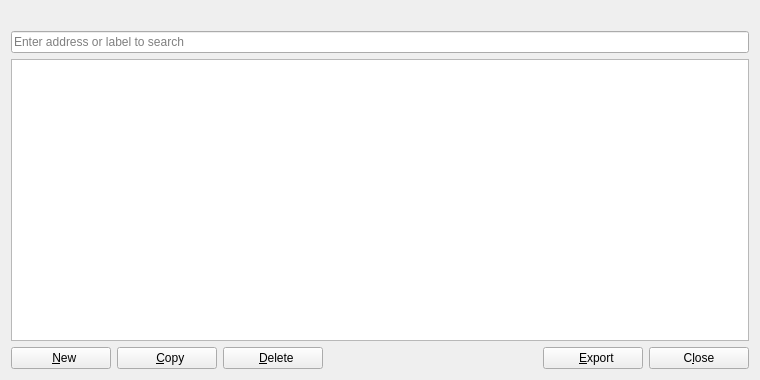
<?xml version="1.0" encoding="UTF-8"?>
<ui version="4.0">
 <class>AddressBookPage</class>
 <widget class="QWidget" name="AddressBookPage">
  <property name="geometry">
   <rect>
    <x>0</x>
    <y>0</y>
    <width>760</width>
    <height>380</height>
   </rect>
  </property>
  <layout class="QVBoxLayout" name="verticalLayout">
   <item>
    <widget class="QLabel" name="labelExplanation">
     <property name="textFormat">
      <enum>Qt::PlainText</enum>
     </property>
     <property name="wordWrap">
      <bool>true</bool>
     </property>
    </widget>
   </item>
   <item>
    <widget class="QLineEdit" name="searchLineEdit">
     <property name="placeholderText">
      <string>Enter address or label to search</string>
     </property>
    </widget>
   </item>
   <item>
    <widget class="QTableView" name="tableView">
     <property name="contextMenuPolicy">
      <enum>Qt::CustomContextMenu</enum>
     </property>
     <property name="toolTip">
      <string>Right-click to edit address or label</string>
     </property>
     <property name="tabKeyNavigation">
      <bool>false</bool>
     </property>
     <property name="alternatingRowColors">
      <bool>true</bool>
     </property>
     <property name="selectionMode">
      <enum>QAbstractItemView::SingleSelection</enum>
     </property>
     <property name="selectionBehavior">
      <enum>QAbstractItemView::SelectRows</enum>
     </property>
     <property name="sortingEnabled">
      <bool>true</bool>
     </property>
     <attribute name="verticalHeaderVisible">
      <bool>false</bool>
     </attribute>
    </widget>
   </item>
   <item>
    <layout class="QHBoxLayout" name="horizontalLayout">
     <item>
      <widget class="QPushButton" name="newAddress">
       <property name="minimumSize">
        <size>
         <width>100</width>
         <height>0</height>
        </size>
       </property>
       <property name="toolTip">
        <string>Create a new address</string>
       </property>
       <property name="text">
        <string>  &amp;New</string>
       </property>
       <property name="icon">
        <iconset resource="../bitcoin.qrc">
         <normaloff>:/icons/add</normaloff>:/icons/add</iconset>
       </property>
       <property name="autoDefault">
        <bool>false</bool>
       </property>
      </widget>
     </item>
     <item>
      <widget class="QPushButton" name="copyAddress">
       <property name="minimumSize">
        <size>
         <width>100</width>
         <height>0</height>
        </size>
       </property>
       <property name="toolTip">
        <string>Copy the currently selected address to the system clipboard</string>
       </property>
       <property name="text">
        <string>  &amp;Copy</string>
       </property>
       <property name="icon">
        <iconset resource="../bitcoin.qrc">
         <normaloff>:/icons/editcopy</normaloff>:/icons/editcopy</iconset>
       </property>
       <property name="autoDefault">
        <bool>false</bool>
       </property>
      </widget>
     </item>
     <item>
      <widget class="QPushButton" name="deleteAddress">
       <property name="minimumSize">
        <size>
         <width>100</width>
         <height>0</height>
        </size>
       </property>
       <property name="toolTip">
        <string>Delete the currently selected address from the list</string>
       </property>
       <property name="text">
        <string>  &amp;Delete</string>
       </property>
       <property name="icon">
        <iconset resource="../bitcoin.qrc">
         <normaloff>:/icons/remove</normaloff>:/icons/remove</iconset>
       </property>
       <property name="autoDefault">
        <bool>false</bool>
       </property>
      </widget>
     </item>
     <item>
      <spacer name="horizontalSpacer">
       <property name="orientation">
        <enum>Qt::Horizontal</enum>
       </property>
       <property name="sizeHint" stdset="0">
        <size>
         <width>40</width>
         <height>20</height>
        </size>
       </property>
      </spacer>
     </item>
     <item>
      <widget class="QPushButton" name="exportButton">
       <property name="minimumSize">
        <size>
         <width>100</width>
         <height>0</height>
        </size>
       </property>
       <property name="toolTip">
        <string>Export the data in the current tab to a file</string>
       </property>
       <property name="text">
        <string>  &amp;Export</string>
       </property>
       <property name="icon">
        <iconset resource="../bitcoin.qrc">
         <normaloff>:/icons/export</normaloff>:/icons/export</iconset>
       </property>
       <property name="autoDefault">
        <bool>false</bool>
       </property>
      </widget>
     </item>
     <item>
      <widget class="QPushButton" name="closeButton">
       <property name="sizePolicy">
        <sizepolicy hsizetype="Minimum" vsizetype="Minimum">
         <horstretch>0</horstretch>
         <verstretch>0</verstretch>
        </sizepolicy>
       </property>
       <property name="minimumSize">
        <size>
         <width>100</width>
         <height>0</height>
        </size>
       </property>
       <property name="text">
        <string>C&amp;lose</string>
       </property>
       <property name="autoDefault">
        <bool>false</bool>
       </property>
      </widget>
     </item>
    </layout>
   </item>
  </layout>
 </widget>
 <resources>
  <include location="../bitcoin.qrc"/>
 </resources>
 <connections/>
</ui>
